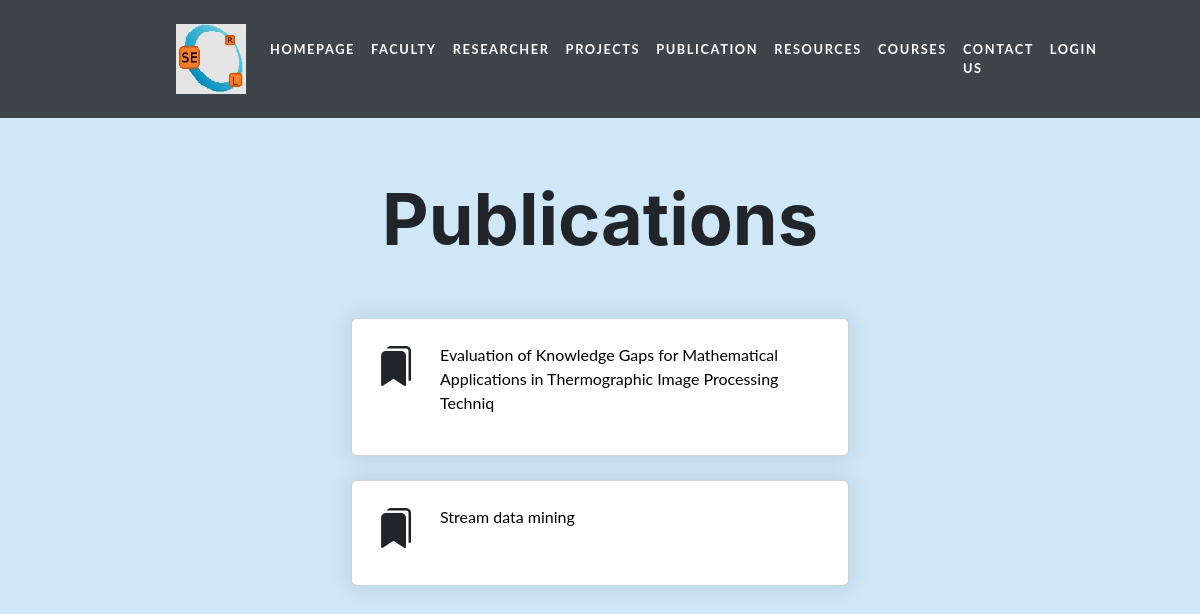
/frontPublication.php, run on an earlier commit of the app's database.
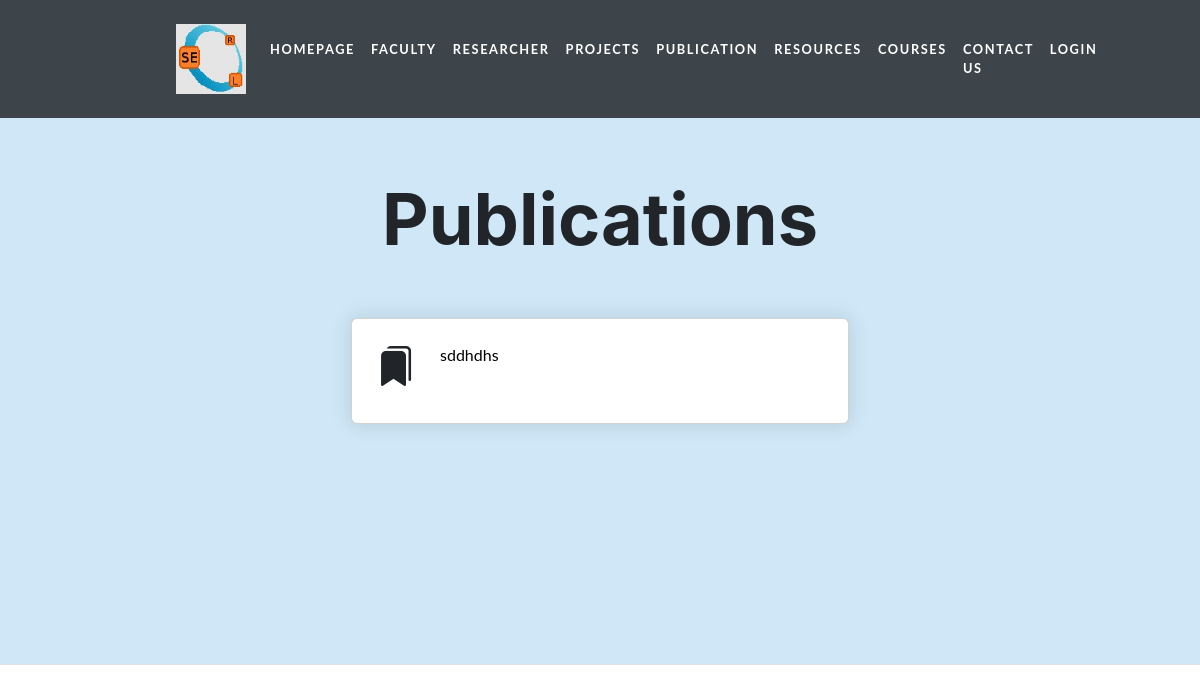
And on a later commit of the database.
### tables this page shows
CREATE TABLE `publication` (
  `publicationID` varchar(20) NOT NULL,
  `link` varchar(200) NOT NULL,
  `publicationName` varchar(100) NOT NULL
);

### frontPublication.php (the view, shortened to what this page needs)
<?php
    $conn=mysqli_connect('localhost','root','','serl') or die("Connection failed" .mysqli_connect_error());
    $query="SELECT * FROM publication";
    $result=mysqli_query($conn,$query);
?>
<!DOCTYPE html>
<html lang="en">
<head>
        <link href="https://cdn.jsdelivr.net/npm/bootstrap-icons@1.4.1/font/bootstrap-icons.css" rel="stylesheet" />
        <link rel="stylesheet" href="https://cdnjs.cloudflare.com/ajax/libs/font-awesome/4.7.0/css/font-awesome.min.css">
        <link href="styles1.css" rel="stylesheet" />
</head>
<body style="display:flex;flex-direction:column;height:100vh;">
        <nav class="navbar navbar-expand-lg navbar-dark navbar-custom fixed-top">
            <div class="container px-5">
                <a class="navbar-brand" href="#page-top"><img src="serl.jpg" alt="logo" height="70rem" width="70rem"></a>
                <div class="collapse navbar-collapse" id="navbarResponsive">
                    <ul class="navbar-nav ms-auto">
                        <li class="nav-item"><a class="nav-link" href="index.php">HOMEPAGE</a></li>
                        <li class="nav-item"><a class="nav-link" href="frontFaculty.php">FACULTY</a></li>
                        <li class="nav-item"><a class="nav-link" href="frontResearcher.php">RESEARCHER</a></li>
                        <li class="nav-item"><a class="nav-link" href="frontProject.php">PROJECTS</a></li>
                        <li class="nav-item"><a class="nav-link" href="frontPublication.php">PUBLICATION</a></li>
                        <li class="nav-item"><a class="nav-link" href="resources.php">RESOURCES</a></li>
                        <li class="nav-item"><a class="nav-link" href="Courses.php">COURSES</a></li>
                        <li class="nav-item"><a class="nav-link" href="contact.php">CONTACT US</a></li>
                        <li class="nav-item"><a class="nav-link" href="login.html">LOGIN</a></li>
                    </ul>
                </div>
            </div>
        </nav>
    <section class="py-5 border-bottom" style="background: rgb(207,231,247);
            background: radial-gradient(circle, rgba(207,231,247,1) 0%, rgba(207,231,247,1) 100%); height:max-height;">
            <div class="container px-5 my-5 px-5">
                <div class="row gx-5 justify-content-center">
                    <div class="col-lg-6" style="padding-top:2rem; margin-top:6rem;">
                        <h2 class="display-2 fw-bolder" style="text-align:center;">Publications</h2>
                        <br>
                        <br>
                        <table style="width:100%">
                            <?php
                                while($row=mysqli_fetch_assoc($result)){
                                ?>
                                <div class="card mb-4">
                                            <div class="card-body p-4">
                                                <div class="d-flex">
                                                    <div class="flex-shrink-0"><h1><i class="bi bi-bookmarks-fill"></i></h1></div>
                                                    <div class="ms-4">
                                                        <a style="text-decoration:none; color:black;" href="<?php echo $row['link']?>">
                                                            <p><?php echo $row['publicationName'];?></p>
                                                    </a>
                                                    </div>
                                                    </div>
                                                </div>
                                            </div>
                                </div>
                                <?php
                                }
                            ?>
                    </div>
                </div>
        </section><br><br><br><br><br><br><br>
    </body>
</html>

What changed in the data, as far as the page shows it:
removed publication: publicationName "Evaluation of Knowledge Gaps for Mathematical Applications in Thermographic Image Processing Techniq"
removed publication: publicationName "Stream data mining"
added publication: publicationName "sddhdhs"
